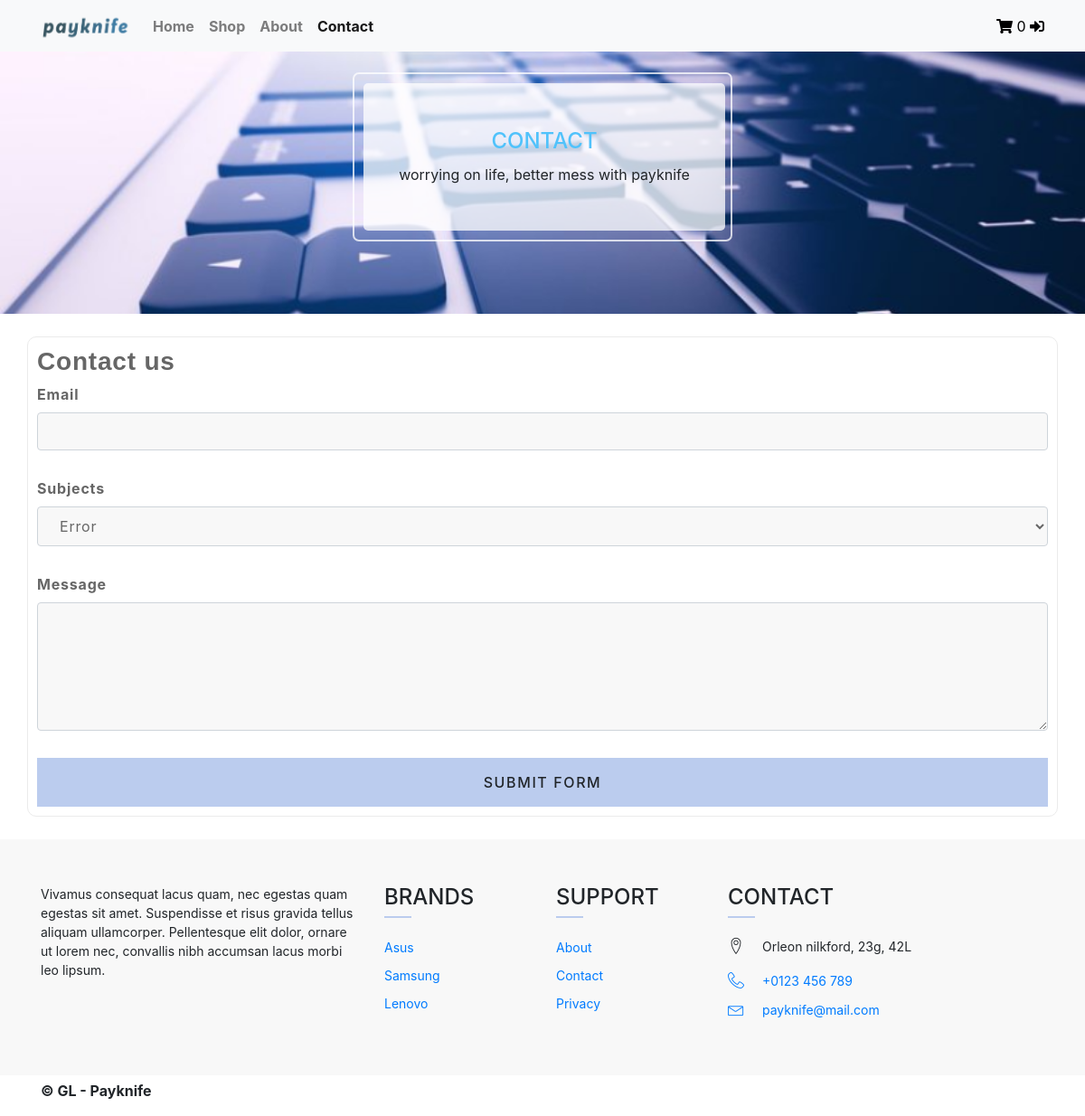
Page /contact/ on the committed database.
### tables this page shows
CREATE TABLE `brand` (
  `id` int(11) NOT NULL,
  `name` varchar(100) NOT NULL,
  `is_available` tinyint(1) NOT NULL,
  `sort_order` int(11) NOT NULL
);

### controllers/SiteController.php (called while the page is built, shortened)
<?php
class SiteController extends ControllerBase
{
    public function actionContact()
    {
        $subjects = $this->GetRepository(Models::Subject)->Get();
        $user = $this->GetModel(Models::User)->GetUser();
        $user_email = is_null($user) ? '' : $user->email;
        require_once (ROOT . '/view/user/contact.php');
        return true;
    }
}

### components/Router.php (called while the page is built, shortened)
<?php
class Router
{
    private $routes;
    public function __construct()
    {
        $this->routes = include(ROOT . '/config/routes.php');
    }
    private function getURI()
    {
        return rawurldecode(trim($_SERVER['REQUEST_URI'], '/'));
    }
    public function run()
    {
        $uri = $this->getURI();
        foreach ($this->routes as $uriPattern => $path)
        {
            if (preg_match("~^$uriPattern$~", $uri))
            {
                $internalRoute = preg_replace("~$uriPattern~", $path, $uri);
                $segments = explode('/', $internalRoute);
                $controllerName = array_shift($segments) . 'Controller';
                $actionName = 'action' . ucfirst(array_shift($segments));
                $parameters = $segments;
                $controllerObject = new $controllerName;
                $result = call_user_func_array(array($controllerObject, $actionName), $parameters);
                if ($result !== null) return;
                else throw new ActionCallException("Could not call action properly or it has no return value.");
            }
        }
        throw new WrongRouteException("404");
    }
}

### index.php (called while the page is built, shortened)
<?php
require_once(ROOT.'/components/Autoload.php');
$router = new Router();
try
{
    $router->run();
}
catch (WrongRouteException $e)
{
    (new ErrorController())->
        actionErrorPage($e->getMessage(), $e->getMessage(), "Sorry, there is no page that you are looking for");
}
catch (Exception $e)
{
    (new ErrorController())->
        actionErrorPage($e->getMessage(), $e->getMessage(), "Unhandled exception");
}

### controllers/ControllerBase.php (called while the page is built, shortened)
<?php
abstract class ControllerBase
{
    private $repositoryFactory;
    private $modelFactory;
    public function __construct()
    {
        $this->repositoryFactory = array();
        $this->modelFactory = array();
    }
    public function GetRepository($repository_name)
    {
        if (!array_key_exists($repository_name, $this->repositoryFactory))
        {
            $this->repositoryFactory[$repository_name] = new $repository_full_name;
        }
        return $this->repositoryFactory[$repository_name];
    }
    public function GetModel($model_name)
    {
        if (!array_key_exists($model_name, $this->modelFactory))
        {
            $this->modelFactory[$model_name] = new $model_full_name;
        }
        return $this->modelFactory[$model_name];
    }
}

### components/Autoload.php (called while the page is built, shortened)
<?php
function my_autoload($class_name)
{
    $array_paths = array(
        '/controllers/administrator/',
        '/controllers/moderator/',
        '/controllers/',
        '/models/components/html_builder/',
        '/models/components/',
        '/models/entities/',
        '/models/domain_models/',
        '/models/view_models/',
        '/enums/',
        '/components/',
        '/exceptions/',
        '/interfaces/',
        '/repositories/',
    );
    foreach ($array_paths as $path)
    {
        $full_path = ROOT . $path . $class_name . '.php';
    }
}

### models/domain_models/UserModel.php (called while the page is built, shortened)
<?php
class UserModel extends ModelBase
{
    public function GetUser()
    {
        return null;
    }
}

### components/DataBase.php (called while the page is built)
<?php
class DataBase
{
    public static function getConnection()
    {
        $params = include(ROOT . '/config/db_params.php');
        $dsn = "mysql:host={$params['host']};dbname={$params['dbname']}";
        $db = new PDO($dsn, $params['user'], $params['password']);
        $db->exec("set names utf8");
        return $db;
    }
}

### repositories/RepositoryBase.php (called while the page is built, shortened)
<?php
class RepositoryBase implements IRepository
{
    protected $tableName;
    protected $db;
    public function __construct($tableName)
    {
        $this->tableName = $tableName;
        $this->db = DataBase::getConnection();
    }
    public function Get($include = "*", $filterKeyValueArray = null, $orderByColumn = null, $limit = null, $offset = null)
    {
        $sql = "SELECT {$include} FROM {$this->tableName} ";
        $result = $this->db->prepare($sql);
        $result->setFetchMode(PDO::FETCH_CLASS, ucfirst($this->tableName));
        $result->execute();
        $entitiesArray = array();
        for ($i = 0; $row = $result->fetch(); ++$i)
        {
            $entitiesArray[$i] = $row;
        }
        return $entitiesArray;
    }
}

### repositories/BrandRepository.php (called while the page is built, shortened)
<?php
class BrandRepository extends RepositoryBase
{
    public function GetBestBrands($limit)
    {
        $sql = 'SELECT B.id, B.name, SUM(PO.product_count) AS product_sum
                FROM brand AS B
                LEFT JOIN product AS P ON P.brand_id = B.id
                LEFT JOIN product_order AS PO ON PO.product_id = P.id
                WHERE B.is_available = 1
                GROUP BY B.id
                ORDER BY product_sum DESC
                LIMIT :limit';
        $result = $this->db->prepare($sql);
        $result->bindParam(':limit', $limit, PDO::PARAM_INT);
        $result->setFetchMode(PDO::FETCH_CLASS, "ViewModel");
        $result->execute();
        $entities_array = array();
        for ($i = 0; $row = $result->fetch(); ++$i)
        {
            $entities_array[$i] = $row;
        }
        return $entities_array;
    }
}

### view/user/contact.php (the view, shortened to what this page needs)
<!DOCTYPE html>
<html lang="en">
<head>
    <?php include_once (ROOT ."/view/user/layout/head.php"); ?>
</head>
<body>
    <?php include_once (ROOT ."/view/user/layout/header.php"); ?>
    <section class="container form-control bg-white">
        <h3>Contact us</h3>
        <form id="contact-form" action="/message/" method="post">
            <div class="form-group">
                <label for="email">Email</label>
                <input type="email" class="form-control" id="email" name="user_email" value="<?=$user_email?>" required>
            </div>
            <div class="form-group">
                <label for="subjects">Subjects</label>
                <select id="subjects" class="form-control">
                    <?php foreach ($subjects as $subject): ?>
                    <option data-id="<?= $subject->id ?>"><?= $subject->name; ?></option>
                    <?php endforeach; ?>
                </select>
            </div>
            <div class="form-group">
                <label for="message">Message</label>
                <textarea id="message" name="message" class="form-control" rows="5" required></textarea>
            </div>
            <button name="submit" class="btn">SUBMIT FORM</button>
        </form>
    </section>
    <?php include_once (ROOT ."/view/user/layout/footer.php"); ?>
</body>
</html>

### view/user/layout/footer.php
<footer class="light-footer">
    <div class="widget-area">
        <div class="container">
            <div class="row">
                <div class="col-lg-4">
                    <p>Vivamus consequat lacus quam, nec egestas quam egestas sit amet. Suspendisse et risus gravida tellus aliquam ullamcorper. Pellentesque elit dolor, ornare ut lorem nec, convallis nibh accumsan lacus morbi leo lipsum.</p>
                </div>
                <div class="col-md-2">
                    <div class="widget-title">
                        <h4 class="text-uppercase">BRANDS</h4>
                    </div>
                    <div class="link-widget">
                        <?php foreach ($this->GetRepository(Models::Brand)->GetBestBrands(3) as $brand): ?>
                        <div class="info">
                            <a href="/shop/brand/<?=$brand->id?>/"><?=$brand->name?></a>
                        </div>
                        <?php endforeach; ?>
                    </div>
                </div>
                <div class="col-md-2">
                    <div class="widget-title">
                        <h4 class="text-uppercase">SUPPORT</h4>
                    </div>
                    <div class="link-widget">
                        <div class="info">
                            <a href="/about/">About</a>
                        </div>
                        <div class="info">
                            <a href="/contact/">Contact</a>
                        </div>
                        <div class="info">
                            <a href="/privacy/">Privacy</a>
                        </div>
                    </div>
                </div>
                <div class="col-md-4 ">
                    <div class="widget-title">
                        <h4 class="text-uppercase">CONTACT</h4>
                    </div>
                    <div class="contact-widget">
                        <div class="info">
                            <p><i class="lnr lnr-map-marker"></i><span>Orleon nilkford, 23g, 42L</span></p>
                        </div>
                        <div class="info">
                            <a href="tel:+0123456789"><i class="lnr lnr-phone-handset"></i><span>+0123 456 789</span></a>
                        </div>
                        <div class="info">
                            <a href="mailto:hello@world.com"><i class="lnr lnr-envelope"></i><span>payknife@mail.com</span></a>
                        </div>
                    </div>
                </div>
            </div>
        </div>
    </div>
    <div class="footer-info">
        <div class="container">
            <div class="pull-left copyright">
                <p><strong>© GL - Payknife</strong></p>
            </div>
        </div>
    </div>
</footer>

### wwwroot/css/areas/user/index.css (style rules this page uses)
:root { --blue_v1: #50C2FB; --blue_v2: #bbccee; --blue_v3: #55ACEE; --blue_v4: #3B5998; --blue_v1_a: rgba(109, 157, 195, 0.75); --white_v1: white; --white_v2: #f8f8f8; --white_v3: #ebebeb; --white_v1_a: rgba(255, 255, 255, 0.75); --white_v7_a: rgba(0, 0, 0, 0.1); --dark_v1: black; --dark_v2: #333333; --dark_v3: #666666; --dark_v4: #ebebeb; --yellow_v1: #eeee00; --red_v2: #de3f3f; }
section.container { background: var(--white_v2); border: 1px solid var(--white_v3); padding: 10px; margin: 25px auto; border-radius: 10px; }
section.container h1, section.container h2, section.container h3, section.container h4, section.container h5, section.container h6 { color: var(--dark_v3); font-weight: bold; font-family: "Rubik", sans-serif; }
.light-footer .widget-area { background: var(--white_v2); }
footer .widget-title { text-align: left; margin-bottom: 30px; }
footer .widget-title h4 { margin-bottom: 6px; }
footer .widget-title:after { content: ""; background: var(--blue_v2, #bbccee); position: absolute; height: 2px; width: 30px; margin-left: 0; }
footer .widget-area { font-size: 14px; padding: 50px 0; }
footer .info { margin-bottom: 10px; }
footer .contact-widget i { font-size: 18px; }
footer .contact-widget span { margin-left: 20px; margin-top: 3px; line-height: 14px; position: absolute; white-space: nowrap; }
.footer-info { margin: 5px; }
.form-control { color: var(--dark_v3); background: var(--white_v2); font-weight: 400; letter-spacing: 0.05em; margin-bottom: 30px; padding: 10px 20px; height: 100%; }
label { font-weight: bolder; }
#contact-form textarea { min-height: 100px; max-height: 300px; }
form input[type=button].btn, form button.btn { width: 100%; font-weight: 500; letter-spacing: 0.1em; border-radius: 0; padding: 14px 24px; margin: 0; background: var(--blue_v2, #bbccee); }

### rows in the picture
brand: name "Asus"
brand: name "Samsung"
brand: name "Lenovo"

### other values in the picture
$uppercase_first_letter_menu "Home"
$uppercase_first_letter_menu "Shop"
$uppercase_first_letter_menu "About"
$uppercase_first_letter_menu "Contact"
$this->GetModel(Models::Cart)->CountItems() "0"
$title "CONTACT"
form field value "Error"
